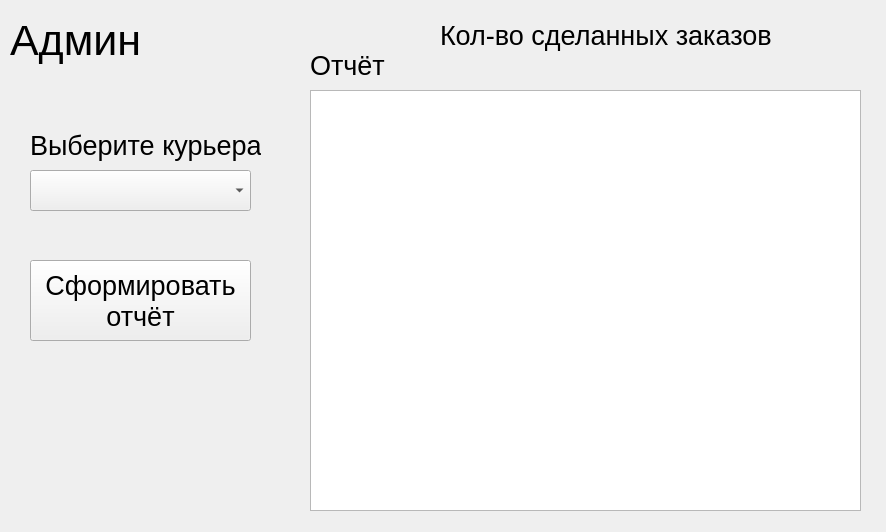
<?xml version="1.0" encoding="UTF-8"?>
<ui version="4.0">
 <class>Form</class>
 <widget class="QWidget" name="Form">
  <property name="geometry">
   <rect>
    <x>0</x>
    <y>0</y>
    <width>886</width>
    <height>532</height>
   </rect>
  </property>
  <property name="windowTitle">
   <string>Form</string>
  </property>
  <widget class="QLabel" name="label">
   <property name="geometry">
    <rect>
     <x>10</x>
     <y>10</y>
     <width>141</width>
     <height>61</height>
    </rect>
   </property>
   <property name="font">
    <font>
     <pointsize>32</pointsize>
    </font>
   </property>
   <property name="text">
    <string>Админ</string>
   </property>
  </widget>
  <widget class="QLabel" name="label_4">
   <property name="geometry">
    <rect>
     <x>30</x>
     <y>130</y>
     <width>231</width>
     <height>31</height>
    </rect>
   </property>
   <property name="font">
    <font>
     <pointsize>20</pointsize>
    </font>
   </property>
   <property name="text">
    <string>Выберите курьера</string>
   </property>
  </widget>
  <widget class="QTableWidget" name="tableWidget">
   <property name="geometry">
    <rect>
     <x>310</x>
     <y>90</y>
     <width>551</width>
     <height>421</height>
    </rect>
   </property>
  </widget>
  <widget class="QComboBox" name="check_kurer">
   <property name="geometry">
    <rect>
     <x>30</x>
     <y>170</y>
     <width>221</width>
     <height>41</height>
    </rect>
   </property>
   <property name="font">
    <font>
     <pointsize>20</pointsize>
    </font>
   </property>
  </widget>
  <widget class="QPushButton" name="btn_report">
   <property name="geometry">
    <rect>
     <x>30</x>
     <y>260</y>
     <width>221</width>
     <height>81</height>
    </rect>
   </property>
   <property name="font">
    <font>
     <pointsize>20</pointsize>
    </font>
   </property>
   <property name="text">
    <string>Сформировать
отчёт</string>
   </property>
  </widget>
  <widget class="QLabel" name="label_5">
   <property name="geometry">
    <rect>
     <x>310</x>
     <y>50</y>
     <width>81</width>
     <height>31</height>
    </rect>
   </property>
   <property name="font">
    <font>
     <pointsize>20</pointsize>
    </font>
   </property>
   <property name="text">
    <string>Отчёт</string>
   </property>
  </widget>
  <widget class="QLabel" name="label_6">
   <property name="geometry">
    <rect>
     <x>440</x>
     <y>20</y>
     <width>331</width>
     <height>31</height>
    </rect>
   </property>
   <property name="font">
    <font>
     <pointsize>20</pointsize>
    </font>
   </property>
   <property name="text">
    <string>Кол-во сделанных заказов</string>
   </property>
  </widget>
  <widget class="QLabel" name="lbl_count_orders">
   <property name="geometry">
    <rect>
     <x>790</x>
     <y>20</y>
     <width>61</width>
     <height>31</height>
    </rect>
   </property>
   <property name="font">
    <font>
     <pointsize>20</pointsize>
    </font>
   </property>
   <property name="text">
    <string/>
   </property>
  </widget>
 </widget>
 <resources/>
 <connections/>
</ui>
